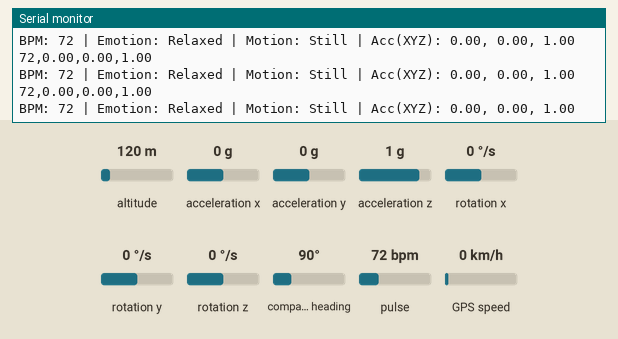
This sketch was run on a simulated Arduino Uno, built with avr-gcc and run on an emulated ATmega328P. On the bench: the last lines printed to the serial monitor. The test bench sets the inputs (shaded band); at power-on: acceleration x 0 g, acceleration y 0 g, acceleration z 1 g, pulse 72 bpm, altitude 120 m, rotation x 0 °/s, rotation y 0 °/s, rotation z 0 °/s, compass heading 90°, GPS speed 0 km/h. The GPS gets a fix after 3 s at 37.7749, -122.4194 with 8 satellites.

Above: at 2.2 s.
2.3 s: acceleration x set to -1.4 g
At 2.5 s:
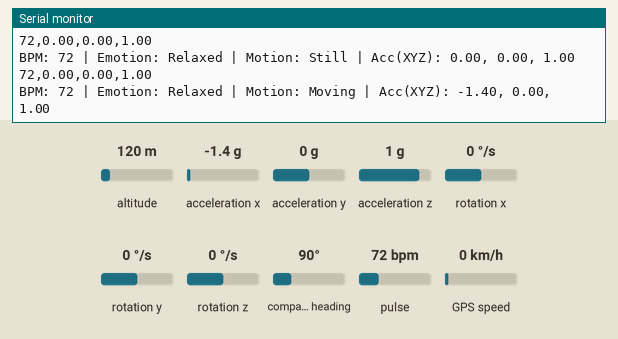
4.0 s: acceleration y set to -1.4 g
At 4.08 s:
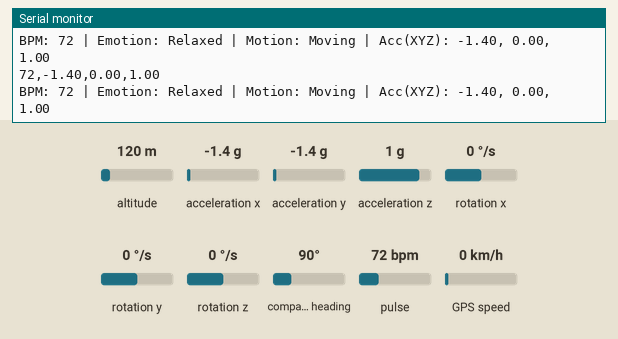
8.2 s: acceleration z set to -1.4 g
At 8.22 s:
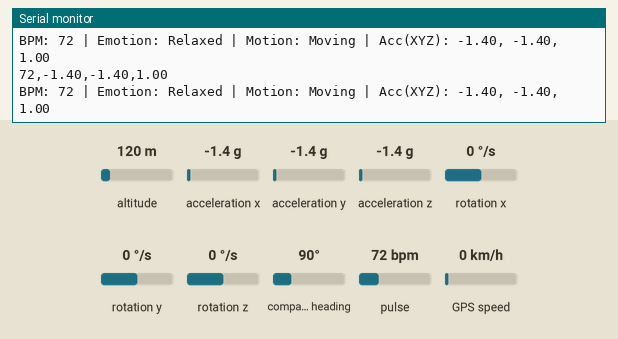
12.4 s: pulse set to 42 bpm
At 13.46 s:
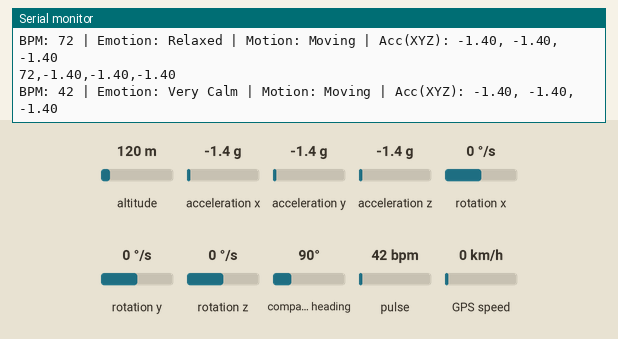
15.0 s: acceleration x set to 0 g
At 15.04 s:
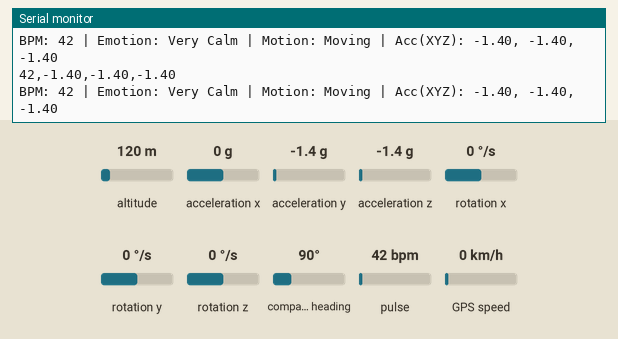
19.2 s: acceleration y set to 0 g
At 19.26 s:
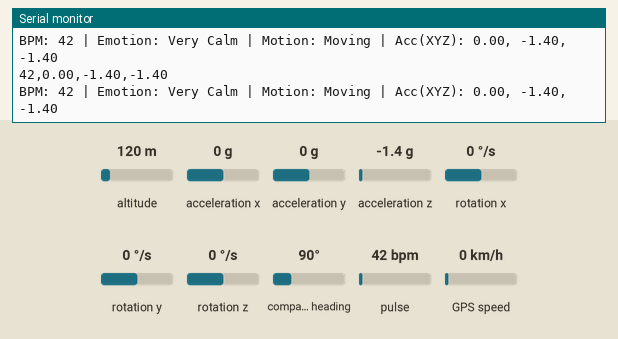

The sketch:

esp_32_wildlifetracker.ino
```cpp
#include <PulseSensorPlayground.h>
#include <Wire.h>
#include <MPU6050_light.h>

#include <SoftwareSerial.h>
#include <TinyGPS++.h>


SoftwareSerial gpsSerial(10,11);
TinyGPSPlus gps;
float lattitude,longitude;


// Pulse Sensor setup
const int PULSE_INPUT = 12;
PulseSensorPlayground pulseSensor;

// MPU6050 setup
MPU6050 mpu(Wire);

// BPM and motion variables
int BPM = 0;
String emotion = "Unknown";
String motionStatus = "Still";

void setup() {
  Serial.begin(9600);
  Wire.begin();

  // Setup Pulse Sensor
  pulseSensor.analogInput(PULSE_INPUT);
  pulseSensor.setThreshold(550); // Adjust if needed
  pulseSensor.begin();

  gpsSerial.begin(9600);

  // Setup MPU6050
  mpu.begin();
  mpu.calcOffsets(true, true);
}

void loop() {

  //delay(500);

  while (gpsSerial.available())
  {
    int data = gpsSerial.read();
    if (gps.encode(data))
    {
      lattitude = (gps.location.lat());
      longitude = (gps.location.lng());
      Serial.print ("lattitude: ");
      Serial.println (lattitude,6);
      Serial.print ("longitude: ");
      Serial.println (longitude,6);
    }
    // --- Heart Rate ---
  if (pulseSensor.sawStartOfBeat()) {
    BPM = pulseSensor.getBeatsPerMinute();
  }

  // --- Motion Detection ---
  mpu.update();
  float ax = mpu.getAccX();
  float ay = mpu.getAccY();
  float az = mpu.getAccZ();
  float accTotal = sqrt(ax * ax + ay * ay + az * az);

  // Determine if moving (change threshold if needed)
  if (accTotal < 1.05 && accTotal > 0.95) {
    motionStatus = "Still";
  } else {
    motionStatus = "Moving";
  }

  // --- Emotion Based on BPM ---
  if (BPM > 100) emotion = "Stressed";
  else if (BPM > 80) emotion = "Active";
  else if (BPM > 50) emotion = "Relaxed";
  else if (BPM > 30) emotion = "Very Calm";
  else emotion = "No Signal";

  // --- Debug Output ---
  Serial.print("BPM: "); Serial.print(BPM);
  Serial.print(" | Emotion: "); Serial.print(emotion);
  Serial.print(" | Motion: "); Serial.print(motionStatus);
  Serial.print(" | Acc(XYZ): ");
  Serial.print(ax, 2); Serial.print(", ");
  Serial.print(ay, 2); Serial.print(", ");
  Serial.println(az, 2);

  // --- Serial Plotter Output (CSV) ---
  // Format: BPM, AccX, AccY, AccZ
  Serial.print(BPM); Serial.print(",");
  Serial.print(ax); Serial.print(",");
  Serial.print(ay); Serial.print(",");
  Serial.println(az);

  }
}


// authors: tan. vish, fern
```

Measured:
- after the input at 2.3 s, the serial monitor: prints a new line after 0.14 s (image 1)
- after the input at 12.4 s, the serial monitor: prints a new line after 1.0 s (image 4)
